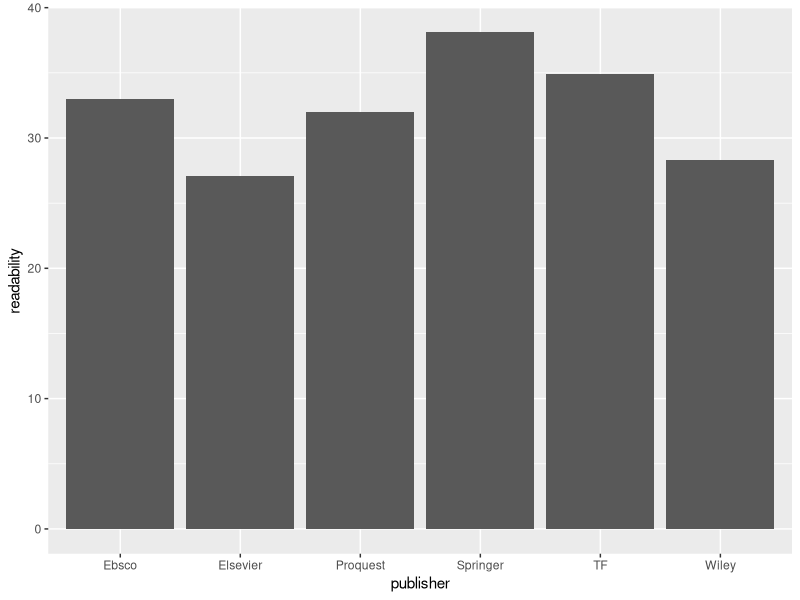

The R source for this figure:
## ---- chunk 1
require("knitr")
require(tidyr)
require(readr)
require(ggplot2)
opts_knit$set(root.dir = "./collected data/")
setwd("./collected data/")
## ---- chunk 2
readability.df <- read_tsv(file="Readability.tsv")
## ---- chunk 3
readprepost.tab <- xtabs(data = readability.df, formula = `readability`~ publisher + time , subset = document=="main")
ftable(readprepost.tab)

p<-ggplot(data=subset(readability.df, document=="main" & time == "post"),    aes(x=publisher, y=`readability`)) +
  geom_bar(stat="identity")
plot(p)

subset(readability.df,subset=document!="main" & time == "post")
